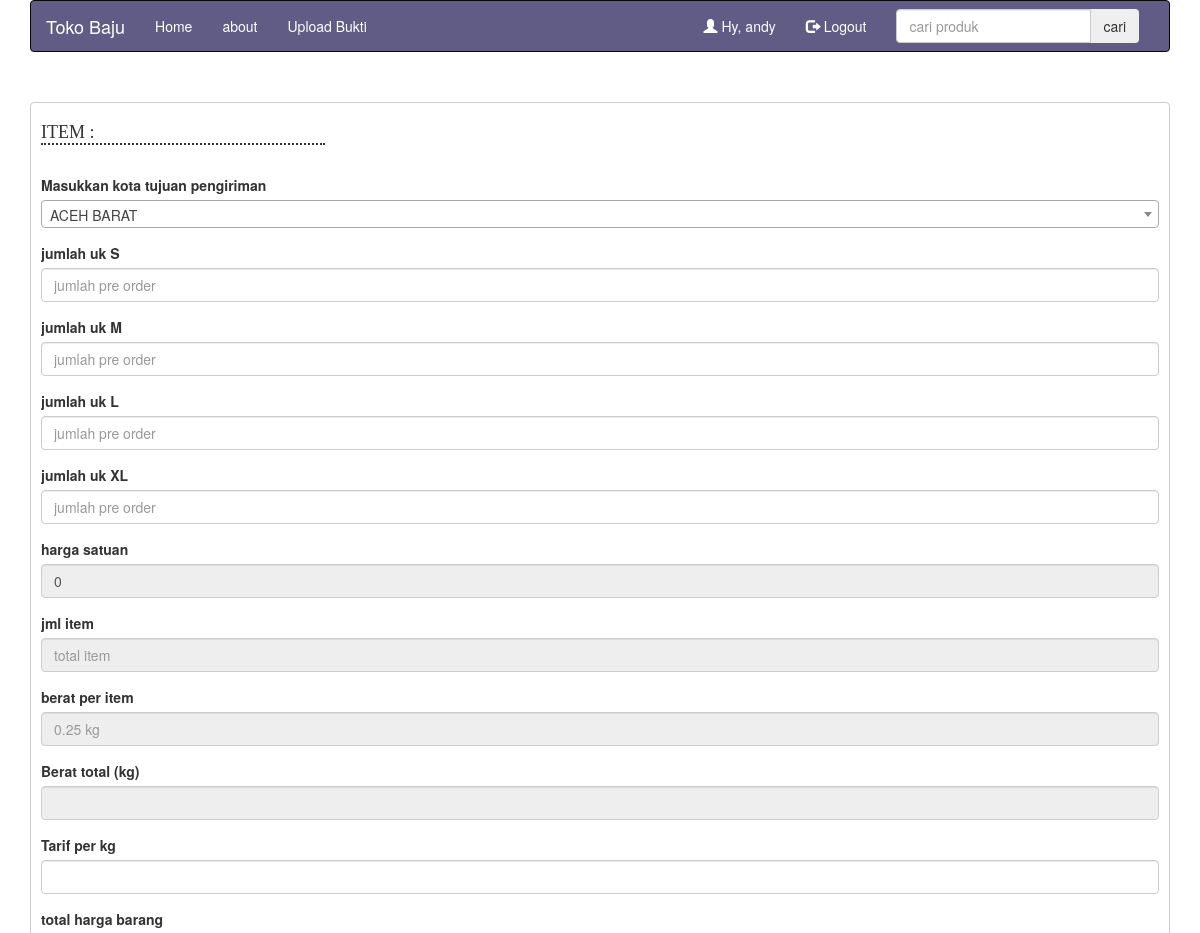
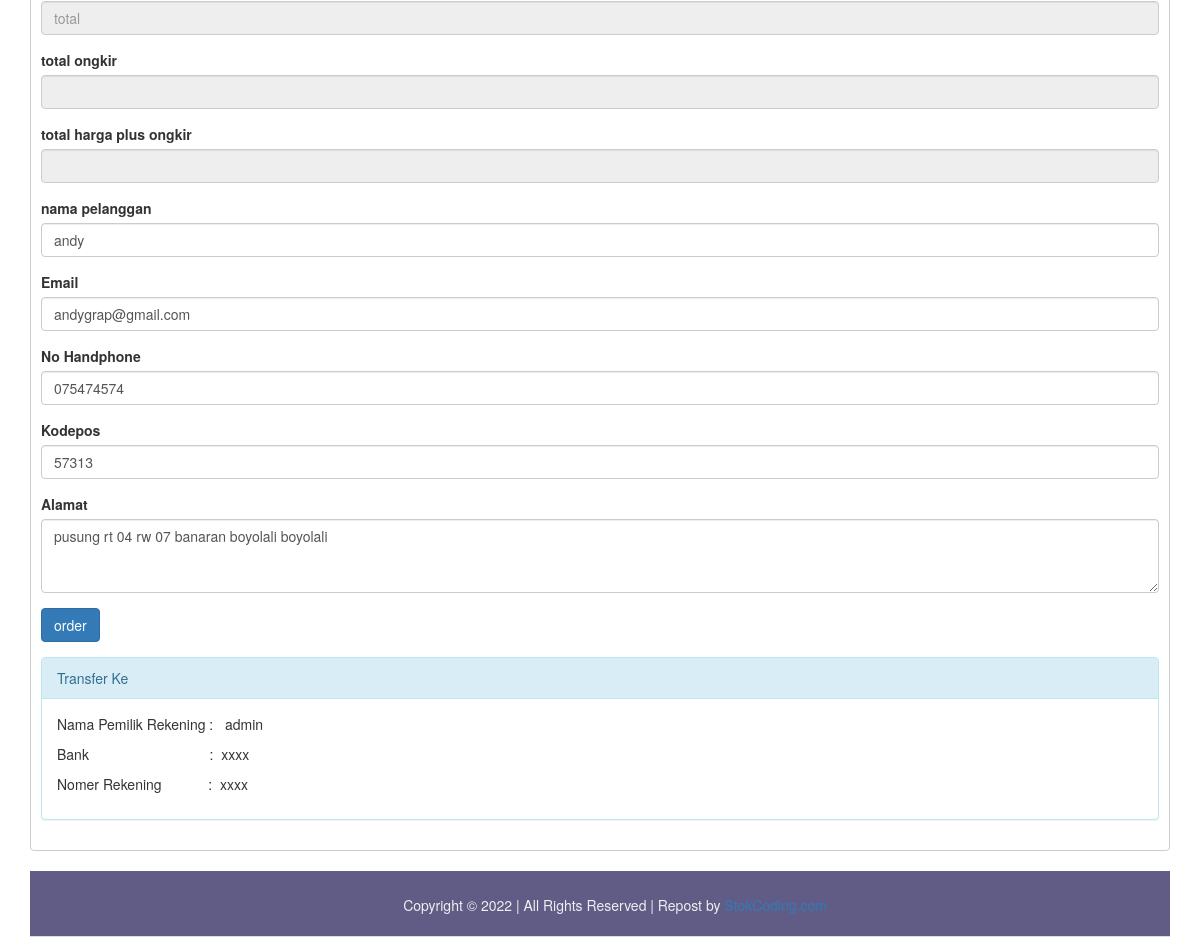
The page /onlineshop/pemesanan.php (signed in) on the database its author committed (2 pictures, top to bottom).
### tables this page shows
CREATE TABLE `setting` (
  `id` int(5) NOT NULL,
  `nama_olshop` varchar(100) NOT NULL,
  `domain` varchar(100) NOT NULL,
  `katakunci` text NOT NULL,
  `deskripsi` text NOT NULL,
  `nama` varchar(100) NOT NULL,
  `email` varchar(100) NOT NULL,
  `member_diskon` varchar(10) NOT NULL,
  `no_telp` bigint(50) NOT NULL,
  `bbm` varchar(100) NOT NULL,
  `line` varchar(100) NOT NULL,
  `instagram` varchar(100) NOT NULL,
  `nama_pemilik_rek` varchar(100) NOT NULL,
  `nama_bank` varchar(100) NOT NULL,
  `bank` varchar(100) NOT NULL,
  `alamat_olshop` text NOT NULL
);

CREATE TABLE `pelanggan` (
  `id_pelanggan` int(10) NOT NULL,
  `nama` varchar(100) NOT NULL,
  `email` varchar(100) NOT NULL,
  `kodepos` varchar(20) NOT NULL,
  `alamat` text NOT NULL,
  `no_hp` varchar(100) NOT NULL,
  `username` varchar(100) NOT NULL,
  `password` varchar(100) NOT NULL,
  `id_pertanyaan` int(10) NOT NULL,
  `jawaban` text NOT NULL
);

### onlineshop/config/koneksi.php (called while the page is built, shortened)
<?php
$q=mysql_fetch_array(mysql_query("select * from setting where id='1'"));
?>

### onlineshop/pemesanan.php (the view, shortened to what this page needs)
  <?php include"header2.php";?>
    <div id="details">
    </div>
    <div class="row">
        <div class="col-md-12">
              <div class="bordered">
              <?php
              include "config/koneksi.php";
    if (empty($_SESSION[username]) AND empty($_SESSION[passuser])){
      echo "silahkan login untuk proses pemesanan";
    }else{
$myprod=$_SESSION['kodepesenprod'];
           $xxz=mysql_fetch_array(mysql_query("select * from product where id='$myprod'"));
            $disc     = ($xxz[diskon]/100)*$xxz[price];
            $hargadisc     = $xxz[price]-$disc;
         ?>
    <h4 class="anu">ITEM : <?php echo "$xxz[product_name] "?></h4>
               <br/>
           <form action="proses_pemesanan.php" method="post">
   <div class="form-group">
                           <label>Masukkan kota tujuan pengiriman</label>
                        </div>
            <div class="form-group">
                           <label>jumlah uk S</label>
                           <input class="form-control" required="required"  placeholder="jumlah pre order" id="txt1" onkeyup="sum();" name="jumlah" value="" type="text">
                        </div>
                        <div class="form-group">
                           <label>jumlah uk M</label>
                           <input class="form-control" required="required"  placeholder="jumlah pre order" id="txt11" onkeyup="sum();" name="jumlah1" value="" type="text">
                        </div>
                        <div class="form-group">
                           <label>jumlah uk L</label>
                           <input class="form-control" required="required"  placeholder="jumlah pre order" id="txt12" onkeyup="sum();" name="jumlah2" value="" type="text">
                        </div>
                        <div class="form-group">
                           <label>jumlah uk XL</label>
                           <input class="form-control" required="required"  placeholder="jumlah pre order" id="txt13" onkeyup="sum();" name="jumlah3" value="" type="text">
                        </div>
             <div class="form-group">
                           <label>harga satuan</label>
                           <input class="form-control" required="required"  placeholder="harga1" name="harga1" id="txt2" onkeyup="sum();" value="<?php echo "$hargadisc";?>" type="text" readonly>
                        </div>
                       <div class="form-group">
                           <label>jml item</label>
                           <input class="form-control" required="required"  placeholder="total item" name="jmltotal" id="txt4s" value="" type="text" readonly>
                        </div>
                        <div class="form-group">
                           <label>berat per item</label>
                           <input class="form-control" required="required"  placeholder="0.25 kg" name="beratitem" id="itemberat" value="" type="text" readonly>
                        </div>
                         <div class="form-group">
                           <label>Berat total (kg)</label>
                           <input class="form-control" required="required"  placeholder="" name="berattotal" id="berattotal" value="" type="text" readonly>
                        </div>
                         <div class="form-group">
                           <label>Tarif per kg</label>
                           <input class="form-control" required="required"  placeholder="" name="tarif" id="tarif" value="" type="text">
                        </div>
                        <div class="form-group">
                           <label>total harga barang</label>
                           <input class="form-control" required="required"  placeholder="total" name="total" id="txt3" value="" type="text" readonly>
                        </div>
                        <div class="form-group">
                           <label>total ongkir</label>
                           <input class="form-control" required="required"  placeholder="" name="tottarif" id="tottarif" value="" type="text" readonly>
                        </div>
      <div class="form-group">
                           <label>total harga plus ongkir</label>
                           <input class="form-control" required="required"  placeholder="" name="grandtotal" id="grandtotal" value="" type="text" readonly>
                        </div>
    <?php
  $d=mysql_fetch_array(mysql_query("select * from pelanggan where username='$_SESSION[username]'"));
            ?>
             <div class="form-group">
                           <label>nama pelanggan</label>
                           <input class="form-control" required="required"  placeholder="nama" name="name" value="<?php echo "$d[nama]";?>" type="text">
                        </div>
             <div class="form-group">
                           <label>Email</label>
                           <input class="form-control" required="required"  placeholder="email" name="email" value="<?php echo "$d[email]";?>" type="text">
                        </div>
                         <div class="form-group">
                           <label>No Handphone</label>
                           <input class="form-control" required="required"  placeholder="No handphone" name="telp" value="<?php echo "$d[no_hp]";?>" type="text">
                        </div>
                         <div class="form-group">
                           <label>Kodepos</label>
                           <input class="form-control" required="required"  placeholder="Kodepos" name="kodepos" value="<?php echo "$d[kodepos]";?>" type="text">
                        </div>
            <div class="form-group">
                           <label>Alamat</label>
                          <textarea name="address" class="form-control" required="required"   placeholder="isikan alamat lengkap karena untuk pengiriman barang" rows="3"><?php echo "$d[alamat]";?></textarea>
                        </div>
                        <div class="form-group">
                            <button class='btn btn-primary' type=submit value=update>order</button>
                        </div>
        </form>
         <?php
    $ss=mysql_fetch_array(mysql_query("SELECT * from setting WHERE id='1'"));
    ?>
           <div class="panel  panel-info">
      <div class="panel-heading nava">Transfer Ke</div>
      <div class="panel-body"><p>Nama Pemilik Rekening : &nbsp; <?php echo "$ss[nama]";?></p>
      <p>Bank &nbsp;&nbsp;&nbsp;&nbsp;&nbsp;&nbsp;&nbsp;&nbsp;&nbsp;&nbsp;&nbsp;&nbsp;&nbsp;&nbsp;&nbsp;&nbsp;&nbsp;&nbsp;&nbsp;&nbsp;&nbsp;&nbsp;&nbsp;&nbsp;&nbsp;&nbsp;&nbsp;&nbsp;&nbsp;&nbsp;: &nbsp;<?php echo "$ss[nama_bank]";?></p>
      <p>Nomer Rekening &nbsp;&nbsp;&nbsp;&nbsp;&nbsp;&nbsp;&nbsp;&nbsp;&nbsp;&nbsp;&nbsp;: &nbsp;<?php echo "$ss[bank]";?></p>
      </div>
    </div>
    <?php
  }
    ?>
    </div>
            </div>
    </div>
    <?php include"footer.php";?>

### onlineshop/header2.php (shortened to what this page needs)
 <?php include"config/koneksi.php"; ?>
   <!DOCTYPE html PUBLIC "-//W3C//DTD XHTML 1.0 Transitional//EN" "http://www.w3.org/TR/xhtml1/DTD/xhtml1-transitional.dtd">
<html xmlns="http://www.w3.org/1999/xhtml">
<head>
<link rel="stylesheet" href="admin/awesome/css/font-awesome.min.css" type="text/css" />
<link rel="stylesheet" href="admin/bootstrap/css/bootstrap.min.css" type="text/css" />
 <link href="owl-carousel/owl.carousel.css" rel="stylesheet">
    <link href="owl-carousel/owl.theme.css" rel="stylesheet">
<link rel="stylesheet" href="style.css" type="text/css" />
<link rel="stylesheet" href="plug/etalage.css">
<link rel="stylesheet" href="plug/select2.min.css">
<link type="text/css" href="orakuploader/orakuploader.css" rel="stylesheet"/>
</head>
<body>
<div class="container">
   <nav class="navbar navbar-inverse nava ">
  <div class="container-fluid ">
    <div class="navbar-header">
      <a class="navbar-brand" href="index.php"><?php echo "$q[nama_olshop]";?></a>
    </div>
    <div class="collapse navbar-collapse nava" id="myNavbar">
      <ul class="nav navbar-nav nava">
   <li ><a href="index.php">Home</a></li>
        <li><a href="about.php">about</a></li>
        <li><a href="uploadbuktitfdelay.php">Upload Bukti</a></li>
      </ul>
      <form action="search.php" method="post" class="navbar-form navbar-right">
  <div class="input-group ">
      <input type="text"  class="form-control " placeholder="cari produk" name="cari" >
      <span class="input-group-btn">
       <input type="submit" class="btn  btn-defalut" value="cari">
      </span>
    </div>
</form>
     <?php
include"config/koneksi.php";
if (empty($_SESSION[username]) AND empty($_SESSION[passuser])){?>
  <ul class="nav navbar-nav navbar-right">
        <li><a href="#signup" data-toggle="modal" data-target=".bs-modal-sm"><span class="glyphicon glyphicon-user"></span> Sign Up</a> </li>
        <li><a href="#login" data-toggle="modal" data-target=".loginbro"><span class="glyphicon glyphicon-log-in"></span> Login</a></li>
      </ul>
  <?php
}else{
   $dd=mysql_fetch_array(mysql_query("select * from pelanggan where username='$_SESSION[username]'"));
?>
  <ul class="nav navbar-nav navbar-right">
        <li><a href="user.php?mod=user" ><span class="glyphicon glyphicon-user"></span> Hy, <?php echo "$dd[nama]";  ?> </a> </li>
        <li><a href="logout.php"><span class="glyphicon glyphicon-log-out"></span> Logout</a></li>
      </ul>
  <?php
  }
  ?>
    </div>
  </div>
</nav>

### onlineshop/style.css (style rules this page uses)
h1, h2, h3, h4, h5, h6 { color: #333; font-family: "Raleway"; font-weight: 300; }
.nava { background:#615c85; }
.navbar { margin-bottom: 0 !important; }
.nava ul li a { color:#fff !important; }
.navbar-inverse .navbar-brand { color:#fff !important; }
#details { min-height: 50px; margin-top: 0; text-align: center; width: 100%; }
.bordered { border: 1px solid #ccc; border-radius: 4px; padding: 10px; }

### onlineshop/pemesanan.php (style rules this page uses)
.anu { border-bottom: 2px dotted; width:284px; }

### rows shown on the page
setting: nama_olshop "Toko Baju", nama "admin", nama_bank "xxxx", bank "xxxx"
pelanggan: nama "andy", name "andy", email "andygrap@gmail.com", telp "075474574", kodepos "57313", address "pusung rt 04 rw 07 banaran boyolali boyolali"
